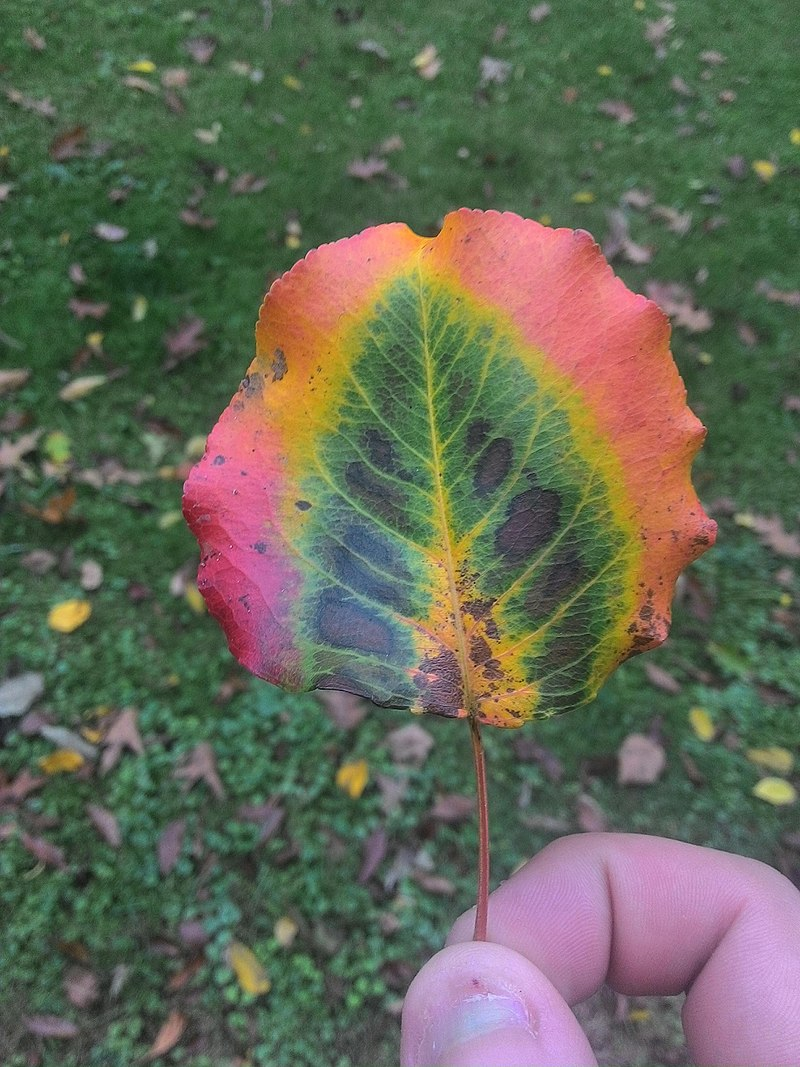
#> input picture share/data/800px-Multi-color_leaf_without_saturation.jpg, 800 x 1067 px, found by its file name
$ python contrast.py
#> lines starting #> are read from the running program, lines starting #| are printed output that depends on the picture; long printed decimals are rounded
#!/usr/bin/env python3
# -*- coding: utf-8 -*-
"""
This module contains functions to evaluate the contrast of an image using either
RMS contrast or Michelson contrast.

Created on Wed Apr 10 11:49:45 2018
Last edited on Fri Aug  2 11:46:24 2024

@author: Giulio Gabrieli (gack94@gmail.com)
"""

###############################################################################
#                                                                             #
#                                   Libraries                                 #
#                                                                             #
###############################################################################

import os # to handle filesystem files
import cv2 # for image manipulation
import numpy as np # numerical computation
import pandas as pd # for data manipulation (not used in this script, but imported)

###############################################################################
#                                                                             #
#                              Contrast Estimation                           #
#                                                                             #
###############################################################################

""" This section handles contrast estimation. """

def contrast_RMS(img):
    """
    This function evaluates the RMS (Root Mean Square) contrast of an image.
    The RMS contrast is calculated as the standard deviation of pixel intensities
    in the grayscale version of the image.

    :param img: image to analyze, in RGB
    :type img: numpy.ndarray
    :return: RMS contrast
    :rtype: float
    """

    # Convert the image to grayscale and normalize pixel values to the range [0, 1]
    img_grey = cv2.cvtColor(img, cv2.COLOR_BGR2GRAY) / 255

    # Compute the standard deviation of pixel values in the grayscale image
    contrast = img_grey.std()

    # [5 lines of commented-out code are left out]

    return contrast

def contrast_Michelson(img):
    """
    This function evaluates the Michelson contrast of an image.
    The Michelson contrast is calculated based on the luminance channel (Y) of the YUV color space:

    Michelson contrast = (maxY - minY) / (maxY + minY)

    :param img: image to analyze, in RGB
    :type img: numpy.ndarray
    :return: Michelson contrast
    :rtype: float
    """

    # Convert the image to YUV color space and extract the luminance channel (Y)
    Y = cv2.cvtColor(img, cv2.COLOR_BGR2YUV)[:,:,0]

    # Compute the minimum and maximum values of the Y channel
    minY = float(np.min(Y))
    maxY = float(np.max(Y))

    # Compute the Michelson contrast
    contrast = (maxY - minY) / (maxY + minY)

    return contrast

###############################################################################
#                                                                             #
#                                  DEBUG                                      #
#                                                                             #
###############################################################################

""" For debug purposes, this section reads sample images and calculates their contrast. """

if __name__ == '__main__':

    # List of image paths to test
    for source in ["/home/giulio/Repositories/pyaesthetics/share/data/800px-Multi-color_leaf_without_saturation.jpg",
                   "/home/giulio/Repositories/pyaesthetics/share/data/800px-Multi-color_leaf_with_saturation.jpg"]:

        # Read the image from file
        img = cv2.imread(source)
#> img is the input picture: shape (1067, 800, 3); mean B, G, R 86.9, 104.2, 100.4

        # Print the RMS and Michelson contrast values for the image
        print("RMS Contrast:", contrast_RMS(img))
#> in contrast_RMS, `img_grey = cv2.cvtColor(img, cv2.COLOR_BGR2GRAY) / 255`:
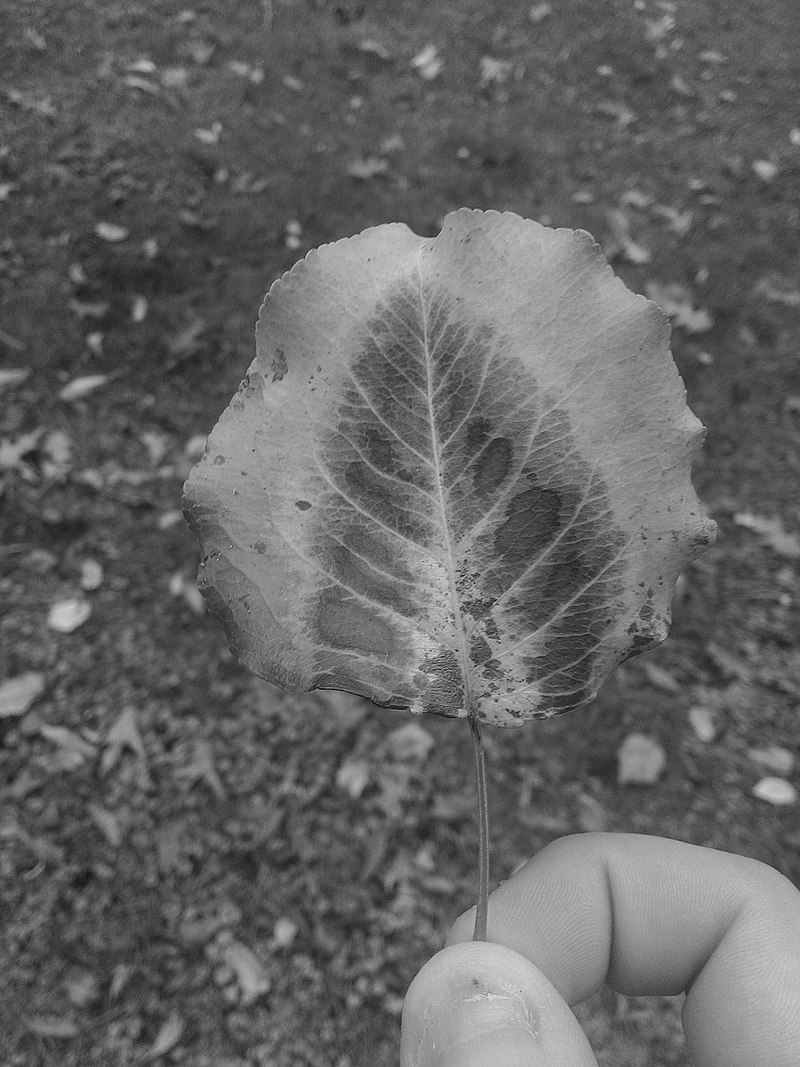
#> img_grey: shape (1067, 800) float64; min 0.00784, max 0.91, mean 0.396
#> in contrast_RMS, `contrast = img_grey.std()`: contrast = 0.133
#| RMS Contrast: 0.1333
        print("Michelson Contrast:", contrast_Michelson(img))
#> in contrast_Michelson, `minY = float(np.min(Y))`: minY = 2
#> in contrast_Michelson, `maxY = float(np.max(Y))`: maxY = 232
#> in contrast_Michelson, `contrast = (maxY - minY) / (maxY + minY)`: contrast = 0.983
#| Michelson Contrast: 0.9829
#> pass 2 of the loop `for source in ["/home/giulio/Repositories/pyaesthetics/share/data/800p..`:
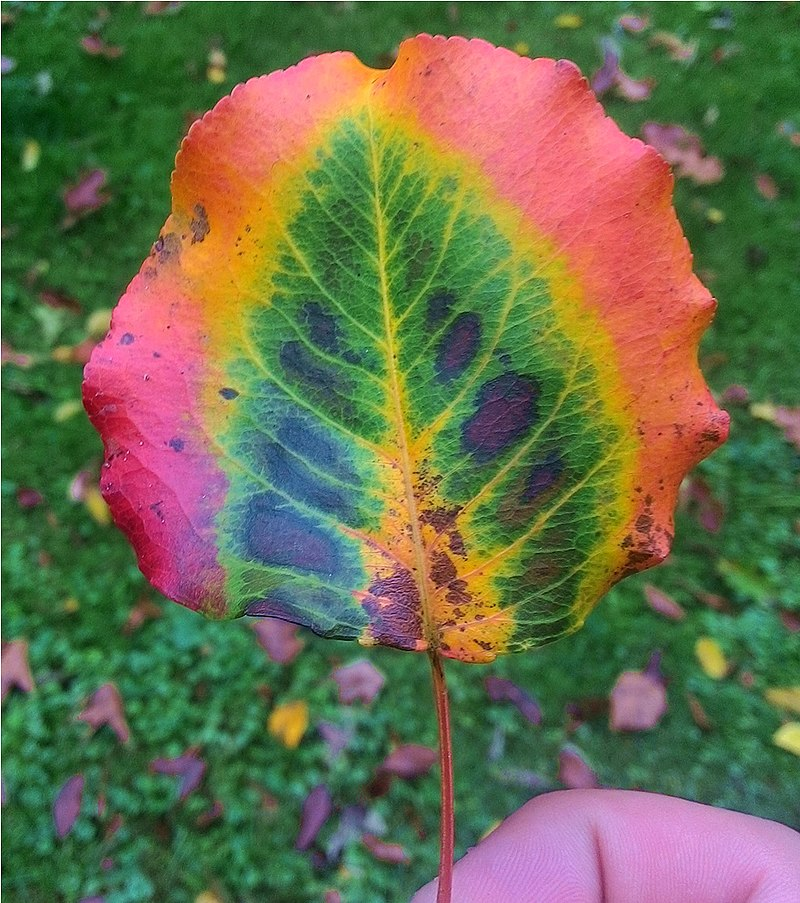
#> input picture share/data/800px-Multi-color_leaf_with_saturation.jpg, 800 x 903 px, found by its file name
#> img is the input picture: shape (903, 800, 3); mean B, G, R 77.3, 109.8, 106.7
#> in contrast_RMS (call 2), `img_grey = cv2.cvtColor(img, cv2.COLOR_BGR2GRAY) / 255`:
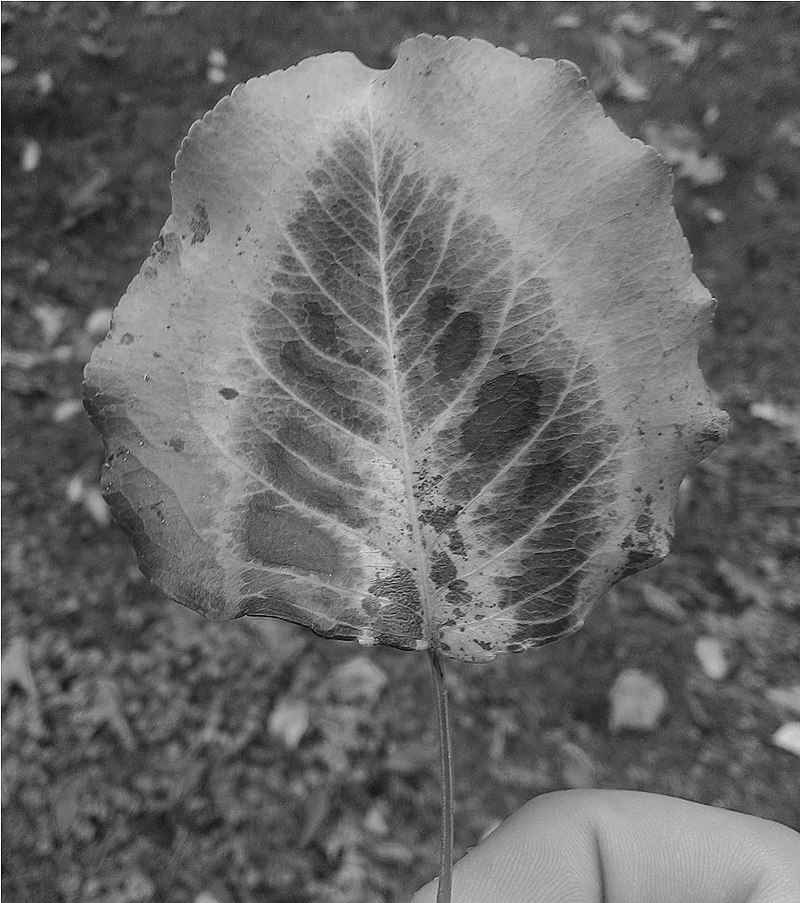
#> img_grey: shape (903, 800) float64; min 0.00392, max 1, mean 0.412
#> in contrast_RMS (call 2), `contrast = img_grey.std()`: contrast = 0.152
#| RMS Contrast: 0.1516
#> Y: shape (903, 800)
#| Michelson Contrast: 0.9922
